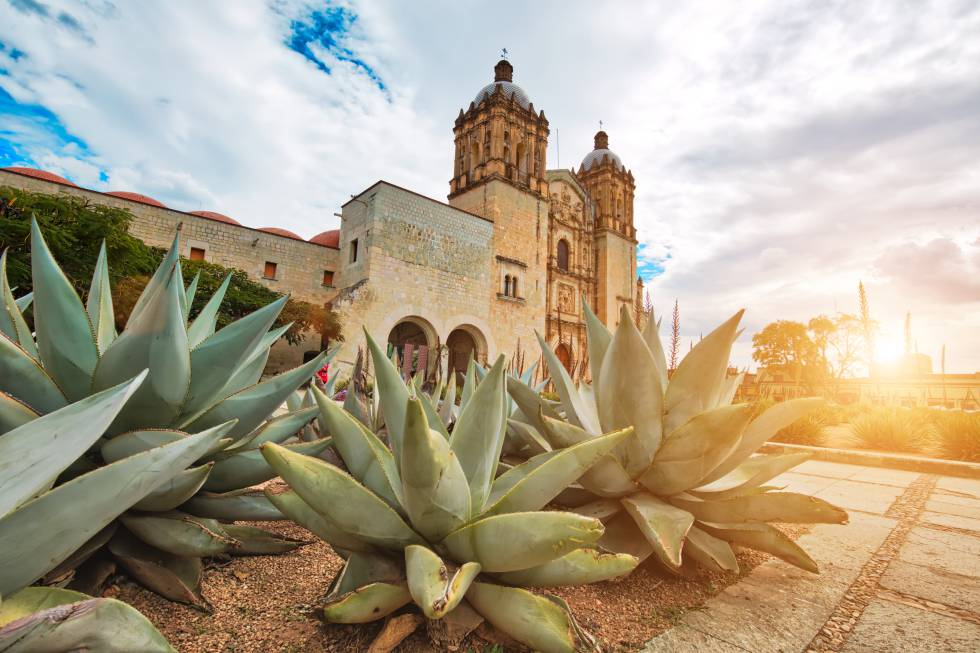
#> input picture Fotos/oaxaca.jpg, 980 x 653 px
$ python histogram.py
#> lines starting #> are read from the running program, lines starting #| are printed output that depends on the picture; after the words box and inside, x2 and y2 are one past the last pixel; in counts of white or black regions, pixels touching at a corner belong together
import cv2 as cv
import matplotlib.pyplot as plt
import numpy as np

img= cv.imread('Fotos/oaxaca.jpg')
#> img is the input picture: shape (653, 980, 3); mean B, G, R 139.9, 162.4, 174.7
cv.imshow('Oaxaca', img)

blank=np.zeros(img.shape[:2], dtype='uint8')

gray= cv.cvtColor(img, cv.COLOR_BGR2GRAY)
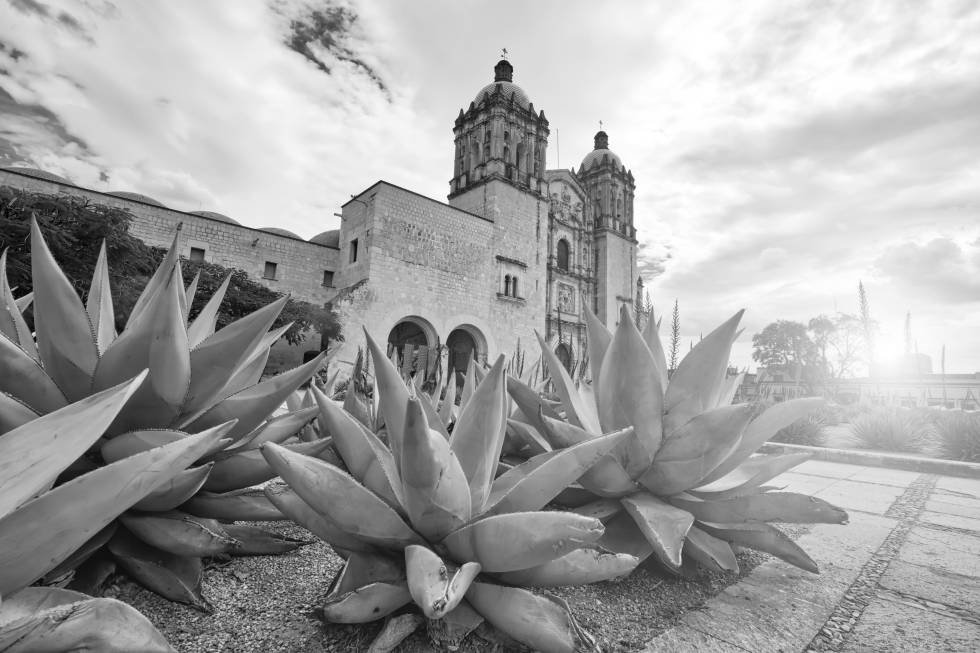
#> gray: shape (653, 980); min 1, max 255, mean 163.6
cv.imshow('Gray', gray)

circle=cv.circle(blank, (img.shape[1]//2, img.shape[0]//2), 100, 255, -1)
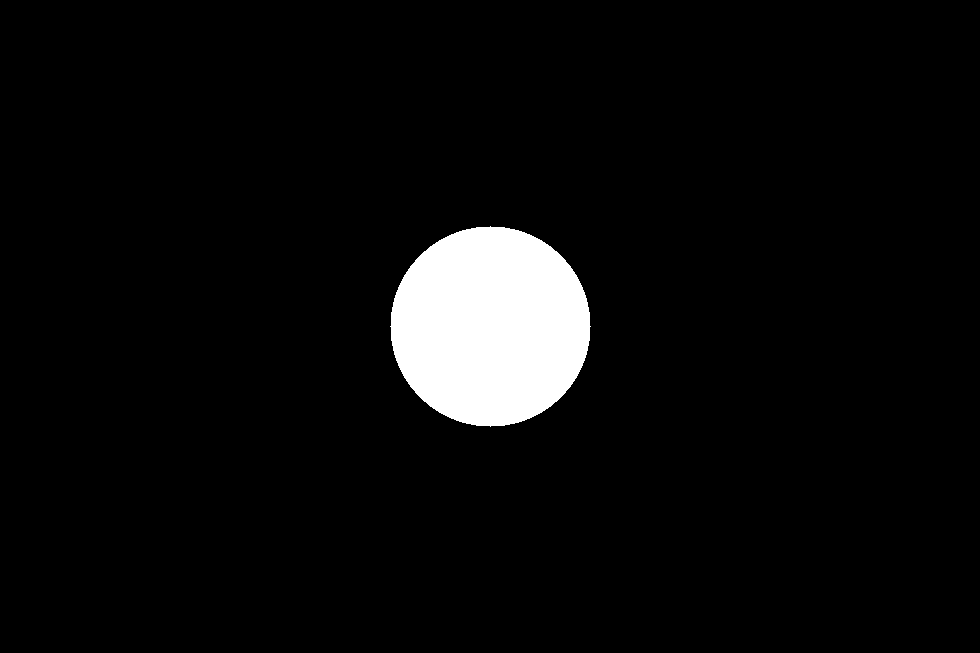
#> blank: shape (653, 980); 4.9% white; 1 white region, box (x1, y1, x2, y2) and area: (390, 226, 591, 427) 31417

mask=cv.bitwise_and(gray,gray, mask=circle)
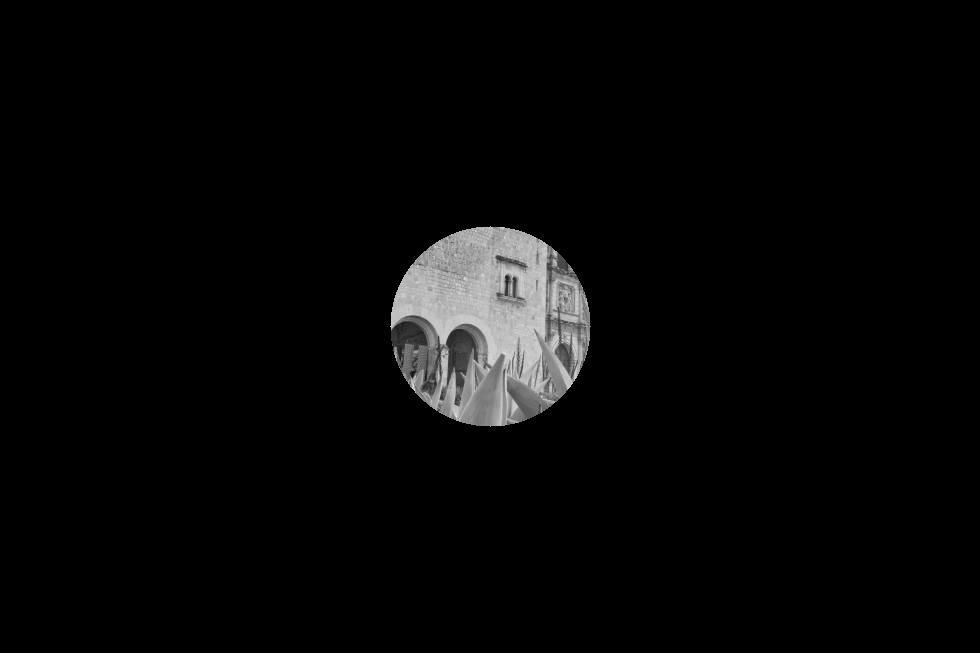
#> mask: shape (653, 980); min 0, max 233, mean 7.3
cv.imshow('Mask', mask)


#Grayscale  histogram
'''gray_hist=cv.calcHist([gray], [0], mask, [256], [0,256])
plt.figure()
plt.title('Grayscale Histogram')
plt.xlabel('Bins')
plt.ylabel('# of pixels')
plt.plot(gray_hist)
plt.xlim([0,256])
plt.show()
'''
#Colour Histogram
plt.figure()
plt.title('Grayscale Histogram')
plt.xlabel('Bins')
colors=('b','g','r')
for i, col in enumerate(colors):
    hist=cv.calcHist([img], [i], None, [256], [0,256])
    plt.plot(hist,color=col)
    plt.xlim([0,256])

plt.show()
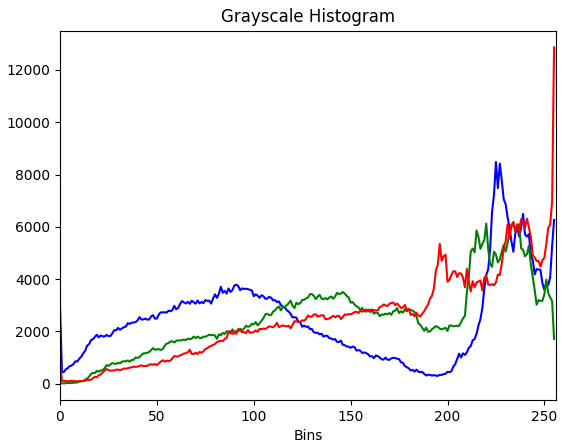
#> figure drawn by matplotlib, 1 panel; curve peaks at x = 225, y = 8480; curve peaks at x = 234, y = 6185; curve peaks at x = 255, y = 12863

cv.waitKey(0)
